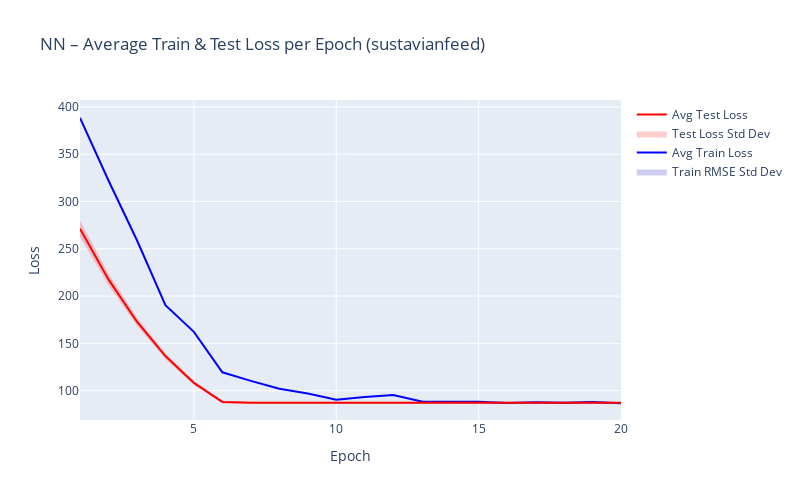

The code cell stored with this chart in its notebook:
### Markdown cell above
Looking across folds, we notice that the model is robust as performance follows a single trend. The model show learning ability, proved by the considerable decrease in RMSE over the first 5 epochs. Nevertheless, the model quickly stagnates in performance never showing any significant drop after the 6th epoch for the test data (training data stagnates around epoch 13)

### Code cell
plot_NN_average_loss("NN", n_outer_cv, 'sustavianfeed')

### Figure 1 — Plotly figure (JSON) as saved in the notebook; plotly's stock layout.template omitted (floating-point values rounded to 4 significant figures)
{"data": [{"line": {"color": "rgba(0,0,255,0)"}, "showlegend": false, "type": "scatter", "x": [1, 2, 3, 4, 5, 6, 7, 8, 9, 10, 11, 12, 13, 14, 15, 16, 17, 18, 19, 20], "y": [390.4, 323.6, 260.4, 191.1, 163.0, 119.8, 110.6, 102.3, 97.43, 90.47, 93.4, 95.58, 88.54, 88.29, 88.25, 86.97, 87.85, 87.15, 88.14, 86.84]}, {"fill": "tonexty", "fillcolor": "rgba(0,0,180,0.2)", "line": {"color": "rgba(0,0,255,0)"}, "name": "Train RMSE Std Dev", "type": "scatter", "x": [1, 2, 3, 4, 5, 6, 7, 8, 9, 10, 11, 12, 13, 14, 15, 16, 17, 18, 19, 20], "y": [386.2, 320.8, 257.5, 189.5, 161.4, 119.0, 110.0, 101.6, 96.63, 90.09, 92.96, 94.98, 88.42, 88.12, 88.09, 86.89, 87.68, 87.04, 87.95, 86.74]}, {"line": {"color": "blue"}, "name": "Avg Train Loss", "type": "scatter", "x": [1, 2, 3, 4, 5, 6, 7, 8, 9, 10, 11, 12, 13, 14, 15, 16, 17, 18, 19, 20], "y": [388.3, 322.2, 259.0, 190.3, 162.2, 119.4, 110.3, 101.9, 97.03, 90.28, 93.18, 95.28, 88.48, 88.21, 88.17, 86.93, 87.77, 87.09, 88.05, 86.79]}, {"line": {"color": "rgba(255,0,0,0)"}, "showlegend": false, "type": "scatter", "x": [1, 2, 3, 4, 5, 6, 7, 8, 9, 10, 11, 12, 13, 14, 15, 16, 17, 18, 19, 20], "y": [279.5, 223.8, 177.2, 139.6, 110.4, 89.43, 88.51, 88.5, 88.49, 88.48, 88.47, 88.46, 88.44, 88.43, 88.42, 88.41, 88.39, 88.38, 88.37, 88.36]}, {"fill": "tonexty", "fillcolor": "rgba(255,0,0,0.2)", "line": {"color": "rgba(255,0,0,0)"}, "name": "Test Loss Std Dev", "type": "scatter", "x": [1, 2, 3, 4, 5, 6, 7, 8, 9, 10, 11, 12, 13, 14, 15, 16, 17, 18, 19, 20], "y": [262.7, 211.4, 168.5, 133.5, 106.0, 86.7, 86.02, 86.01, 86.0, 85.99, 85.98, 85.96, 85.95, 85.94, 85.93, 85.91, 85.9, 85.89, 85.88, 85.87]}, {"line": {"color": "red"}, "name": "Avg Test Loss", "type": "scatter", "x": [1, 2, 3, 4, 5, 6, 7, 8, 9, 10, 11, 12, 13, 14, 15, 16, 17, 18, 19, 20], "y": [271.1, 217.6, 172.9, 136.6, 108.2, 88.07, 87.27, 87.26, 87.25, 87.23, 87.22, 87.21, 87.2, 87.19, 87.17, 87.16, 87.15, 87.14, 87.12, 87.11]}], "layout": {"height": 500, "title": {"text": "NN – Average Train & Test Loss per Epoch (sustavianfeed)"}, "width": 800, "xaxis": {"title": {"text": "Epoch"}}, "yaxis": {"title": {"text": "Loss"}}}}
